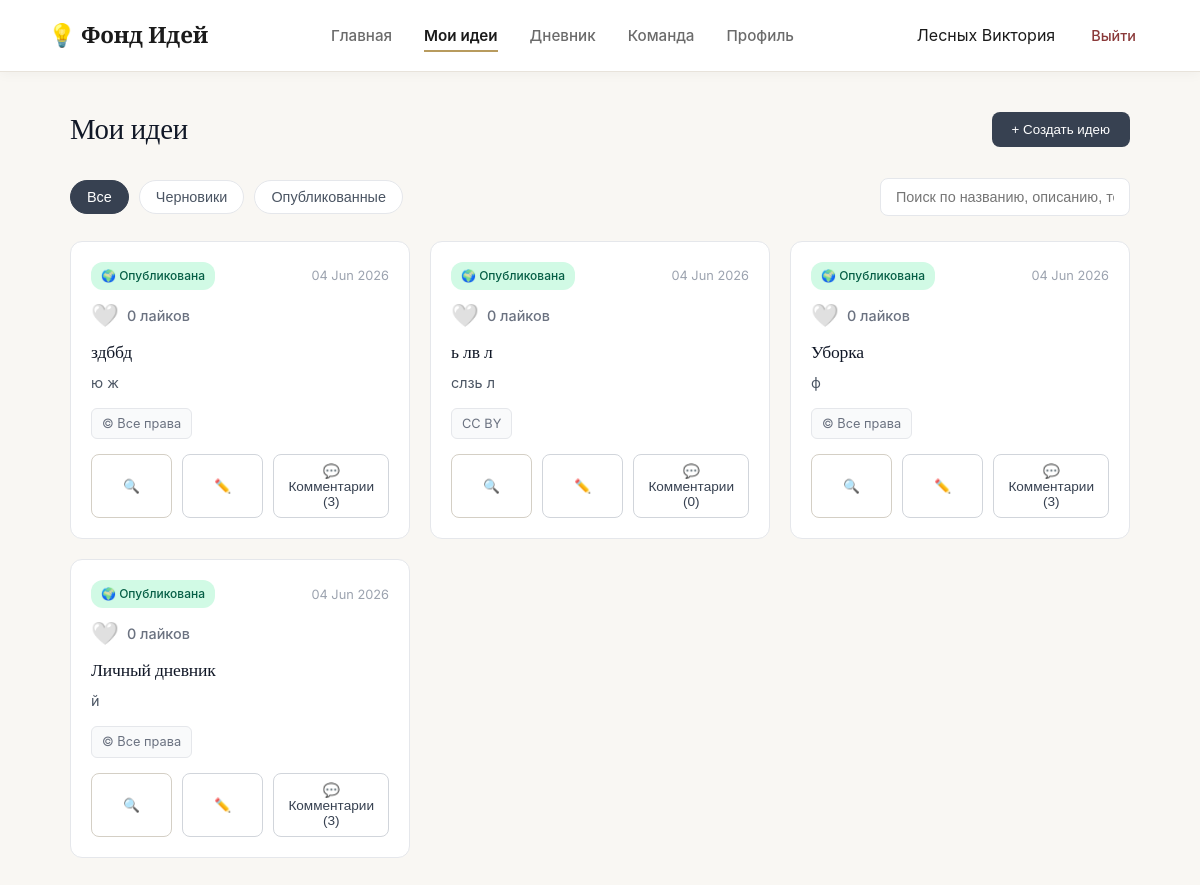
/ideas (signed in), run on an earlier commit of the app's database.
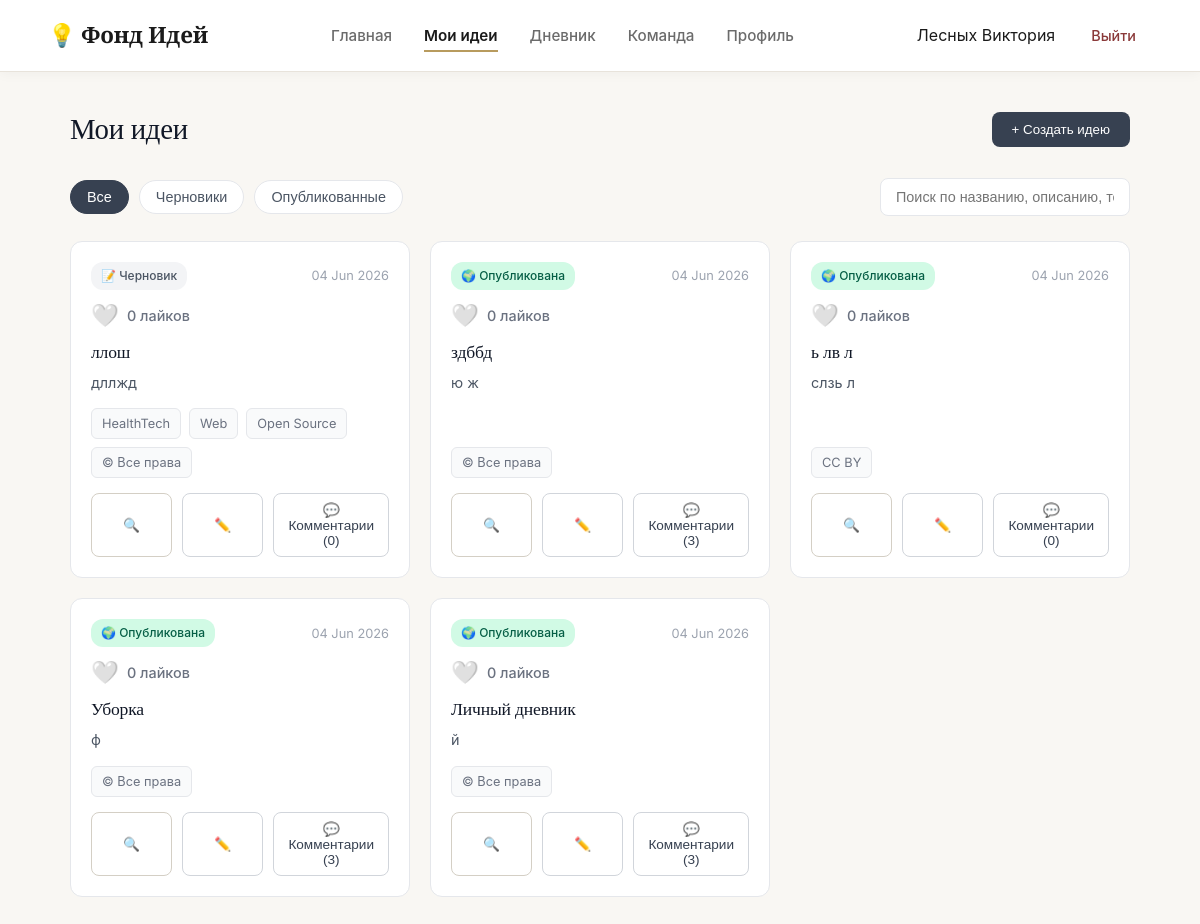
And on a later commit of the database.
### data/models.py (models this page shows, shortened)
class User(db.Model):
    id = db.Column(db.Integer, primary_key=True)
    username = db.Column(db.String(80), nullable=False)
    email = db.Column(db.String(120), unique=True, nullable=False)
    password_hash = db.Column(db.String(256))
    bio = db.Column(db.Text, default="")
    about_me = db.Column(db.Text, default="")
    city = db.Column(db.String(100), default="Москва, Россия")
    joined_year = db.Column(db.String(10), default="2026")
    is_email_visible = db.Column(db.Boolean, default=True)
    is_city_visible = db.Column(db.Boolean, default=True)
    is_photo_visible = db.Column(db.Boolean, default=True)
    is_skills_visible = db.Column(db.Boolean, default=True)
    is_description_visible = db.Column(db.Boolean, default=True)
    is_ideas_visible = db.Column(db.Boolean, default=True)
    is_team_visible = db.Column(db.Boolean, default=True)
    ideas = db.relationship('Idea', backref='author', lazy=True)
    diary_entries = db.relationship('DiaryEntry', backref='owner', lazy=True)
    skills = db.relationship('Skill', backref='owner_skill', lazy=True)

class Idea(db.Model):
    id = db.Column(db.Integer, primary_key=True)
    user_id = db.Column(db.Integer, db.ForeignKey('user.id'), nullable=False)
    title = db.Column(db.String(200), nullable=False)
    description = db.Column(db.Text)
    category = db.Column(db.String(50))
    visibility = db.Column(db.String(20), default='draft')
    license = db.Column(db.String(20), default='all_rights')
    tags = db.Column(db.String(200))
    date = db.Column(db.String(50))

### app.py (the view)
@app.route('/ideas')
def ideas():
    user = get_current_user()
    if not user: return redirect(url_for('index'))
    liked_ideas = {l.idea_id for l in Like.query.filter_by(user_id=user.id).all()}
    return render_template('ideas.html', username=user.username, user=user, liked_ideas=liked_ideas)

### app.py (called while the page is built)
def get_current_user():
    if 'user_id' in session:
        return User.query.get(session['user_id'])
    return None

### templates/ideas.html (shortened to what this page needs)
<!DOCTYPE html>
<html lang="ru">
<head>
    <link rel="stylesheet" href="{{ url_for('static', filename='css/styles.css') }}">
    <link rel="stylesheet" href="{{ url_for('static', filename='css/ideas.css') }}">
    <link rel="stylesheet" href="{{ url_for('static', filename='css/dashboard.css') }}">
</head>
<body class="dash-body">
    <nav class="navbar">
        <div class="nav-brand">💡 Фонд Идей</div>
        <div class="nav-links">
            <a href="{{ url_for('dashboard') }}">Главная</a>
            <a href="{{ url_for('ideas') }}" class="active">Мои идеи</a>
            <a href="{{ url_for('diary') }}">Дневник</a>
            <a href="{{ url_for('team') }}">Команда</a>
            <a href="{{ url_for('profile') }}">Профиль</a>
        </div>
        <div class="nav-user">
            <span>{{ username }}</span>
            <a href="{{ url_for('logout') }}" class="btn-logout">Выйти</a>
        </div>
    </nav>
    <main class="ideas-main">
        <div class="ideas-header">
            <h1>Мои идеи</h1>
            <button class="btn-create" onclick="openModal()">+ Создать идею</button>
        </div>
        <div class="ideas-controls">
            <div class="filters">
                <button class="filter-btn active" data-filter="all">Все</button>
                <button class="filter-btn" data-filter="draft">Черновики</button>
                <button class="filter-btn" data-filter="published">Опубликованные</button>
            </div>
            <div class="search-box">
                <input type="text" id="searchInput" placeholder="Поиск по названию, описанию, тегам...">
            </div>
        </div>
        <div class="ideas-grid" id="ideasGrid">
            {% if user.ideas %}
                {% for idea in user.ideas|reverse %}
                <div class="idea-card"
                     data-id="{{ idea.id }}"
                     data-title="{{ idea.title | e }}"
                     data-desc="{{ idea.description | e }}"
                     data-category="{{ idea.category }}"
                     data-visibility="{{ idea.visibility }}"
                     data-license="{{ idea.license }}"
                     data-tags="{{ idea.tags | e }}"
                     data-date="{{ idea.date }}">
                    <div class="card-header">
                        <span class="badge {{ 'published' if idea.visibility == 'published' else ('private' if idea.visibility == 'private' else 'draft') }}">
                            {{ '🌍 Опубликована' if idea.visibility == 'published' else ('🔒 Приватная' if idea.visibility == 'private' else '📝 Черновик') }}
                        </span>
                        <span class="date">{{ idea.date }}</span>
                    </div>
                    <div class="idea-likes" style="display: flex; align-items: center; gap: 8px; margin-bottom: 12px; color: #6b7280; font-size: 0.9rem;">
                        <form action="/like_idea/{{ idea.id }}" method="POST" style="display: inline;">
                            <button type="submit" style="background: none; border: none; cursor: pointer; font-size: 1.4rem; padding: 0; transition: transform 0.2s;" onmouseover="this.style.transform='scale(1.2)'" onmouseout="this.style.transform='scale(1)'">
                                {{ '❤️' if idea.id in liked_ideas else '🤍' }}
                            </button>
                        </form>
                        <span style="font-weight: 500;">{{ idea.likes|length }} лайков</span>
                    </div>
                    <h3>{{ idea.title }}</h3>
                    <p>{{ idea.description }}</p>
                    <div class="card-tags">
                        {% if idea.tags %}
                            {% for tag in idea.tags.split(',') %}
                                {% if tag.strip() %}
                                <span>{{ tag.strip() }}</span>
                                {% endif %}
                            {% endfor %}
                        {% endif %}
                        <span class="license-badge">
                            {{ '© Все права' if idea.license == 'all_rights' else
                               'CC BY' if idea.license == 'cc_by' else
                               'CC BY-SA' if idea.license == 'cc_by_sa' else
                               'CC BY-NC' if idea.license == 'cc_by_nc' else
                               'MIT' if idea.license == 'mit' else
                               'Public Domain' }}
                        </span>
                    </div>
                    <div class="card-actions">
                        <button class="action-btn" onclick="openViewModal(this.closest('.idea-card'))">🔍</button>
                        <button class="action-btn outline" onclick="openEditModal(this.closest('.idea-card'))">✏️</button>
                        <button class="action-btn outline" id="commentsBtn-{{ idea.id }}" onclick="openCommentsModal({{ idea.id }})">💬 Комментарии ({{ idea.comments|length }})</button>
                    </div>
                </div>
                {% endfor %}
            {% endif %}
        </div>
    </main>
</body>
</html>

### static/css/styles.css (style rules this page uses)
:root { --bg-paper: #F9F7F3; --bg-white: #FFFFFF; --bg-edge: #F1EDE6; --text-ink: #1A1A1A; --text-pencil: #6B6B6B; --text-light: #9CA3AF; --accent-binding: #8B3A3A; --accent-binding-hover: #6B2D2D; --accent-foil: #B89B5E; --accent-foil-light: #D4C5A3; --border-paper: #E8E3DB; --border-dark: #D4CFC5; --shadow-soft: 0 4px 20px rgba(26, 26, 26, 0.06); --shadow-medium: 0 8px 30px rgba(26, 26, 26, 0.08); --shadow-card: 0 2px 12px rgba(26, 26, 26, 0.04); --radius-sm: 8px; --radius-md: 12px; --radius-lg: 16px; --ease-smooth: cubic-bezier(0.25, 0.1, 0.25, 1); --transition-base: all 0.3s var(--ease-smooth); }
* { margin: 0; padding: 0; box-sizing: border-box; }
body { font-family: 'Inter', -apple-system, BlinkMacSystemFont, 'Segoe UI', sans-serif; background: var(--bg-paper); color: var(--text-ink); line-height: 1.65; -webkit-font-smoothing: antialiased; -moz-osx-font-smoothing: grayscale; }
h1, h2, h3, h4, h5, h6 { font-family: 'Cormorant Garamond', Georgia, serif; font-weight: 500; line-height: 1.25; letter-spacing: -0.01em; color: var(--text-ink); }
.navbar { height: 72px; padding: 0 48px; background: var(--bg-white); display: flex; align-items: center; justify-content: space-between; border-bottom: 1px solid var(--border-paper); box-shadow: var(--shadow-card); position: sticky; top: 0; z-index: 100; }
.nav-brand { font-family: 'Cormorant Garamond', serif; font-weight: 600; font-size: 1.4rem; color: var(--text-ink); letter-spacing: -0.01em; }
.nav-links { display: flex; gap: 32px; }
.nav-links a { text-decoration: none; color: var(--text-pencil); font-weight: 500; font-size: 0.95rem; transition: var(--transition-base); position: relative; padding: 4px 0; }
.nav-links a::after { content: ''; position: absolute; bottom: 0; left: 0; width: 0; height: 2px; background: var(--accent-foil); transition: width 0.3s var(--ease-smooth); }
.nav-links a.active, .nav-links a:hover { color: var(--text-ink); font-weight: 600; }
.nav-links a.active::after, .nav-links a:hover::after { width: 100%; }
.nav-user { display: flex; align-items: center; gap: 20px; }
.btn-logout { color: var(--accent-binding); text-decoration: none; font-weight: 500; font-size: 0.9rem; transition: var(--transition-base); padding: 8px 16px; border-radius: var(--radius-sm); }

### static/css/dashboard.css (style rules this page uses)
.dash-body { background: var(--bg-paper); min-height: 100vh; }
.action-btn { padding: 8px 14px; border: 1px solid var(--border-dark); background: var(--bg-white); border-radius: 8px; cursor: pointer; font-size: 0.85rem; color: var(--text-pencil); transition: var(--transition-base); }
.action-btn.outline { background: transparent; }

What changed in the data, as far as the page shows it:
added Idea: visibility "📝 Черновик", date "04 Jun 2026", id "🤍", likes|length "0", title "ллош", description "дллжд", strip "HealthTech" "Web" "Open Source", license "© Все права", comments|length "0"
